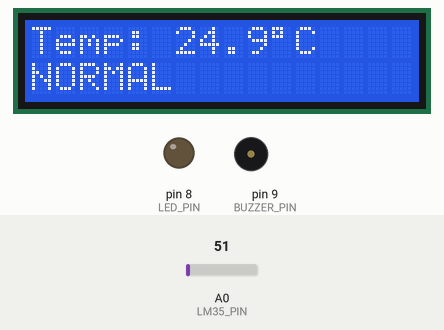
A sketch run on a simulated Arduino Uno, built with avr-gcc and run on an emulated ATmega328P. On the bench: 16×2 character LCD, output pins drawn as LEDs (lit = HIGH), buzzer (waves = sounding, pin HIGH). The test bench sets the inputs (shaded band); at power-on: A0 (LM35_PIN) = 51. What the sketch prints to the serial monitor is not drawn.

Above: at 3.2 s.
3.3 s: A0 (LM35_PIN) set to 59
At 4.7 s:
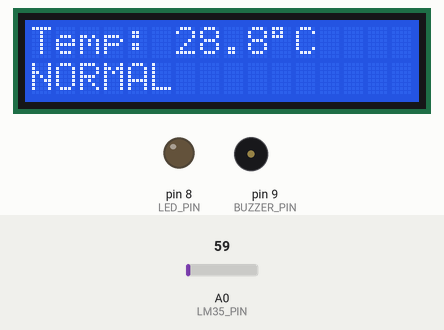
5.5 s: A0 (LM35_PIN) set to 69
At 6.6 s:
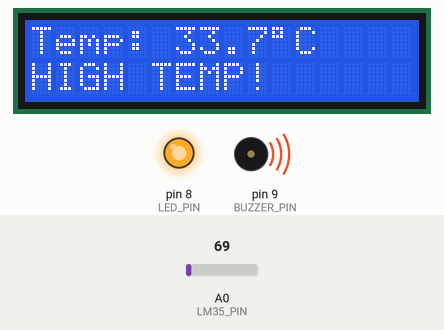
7.5 s: A0 (LM35_PIN) set to 61
At 8.5 s:
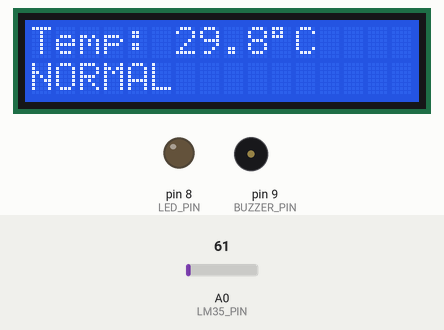
Timing chart, 0 to 10.5 s (numbered marks = the images above; inputs shaded):
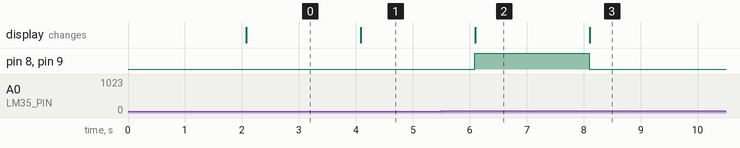

Measured:
- the behaviour switches between 61 and 62 on A0 (LM35_PIN) (found by bisection; images 1 and 2)
- after the input at 3.3 s, the display: changes after 0.78 s (image 1)
- after the input at 5.5 s, pin 8 (LED_PIN), pin 9 (BUZZER_PIN): LOW → HIGH after 0.59 s; the display: changes after 0.59 s (image 2)
- after the input at 7.5 s, pin 8 (LED_PIN), pin 9 (BUZZER_PIN): HIGH → LOW after 0.60 s; the display: changes after 0.61 s (image 3)

The sketch:

sketch_oct4a.ino
```cpp
#include <LiquidCrystal.h>

// LCD pins: RS, EN, D4, D5, D6, D7
LiquidCrystal lcd(12, 11, 5, 4, 3, 2);

// Component pins
const int LM35_PIN = A0;
const int LED_PIN = 8;
const int BUZZER_PIN = 9;

// Temperature limit
const float TEMP_LIMIT = 30.0;

void setup()
{
    // Set output pins
    pinMode(LED_PIN, OUTPUT);
    pinMode(BUZZER_PIN, OUTPUT);

    // Start LCD
    lcd.begin(16, 2);

    // Start Serial Monitor
    Serial.begin(9600);

    lcd.setCursor(0, 0);
    lcd.print("Temperature");
    lcd.setCursor(0, 1);
    lcd.print("Monitoring...");

    delay(2000);
    lcd.clear();
}

void loop()
{
    // Read LM35
    int sensorValue = analogRead(LM35_PIN);

    // Convert ADC value to voltage
    float voltage = sensorValue * (5.0 / 1023.0);

    // LM35: 10 mV = 1 degree Celsius
    float temperature = voltage * 100.0;

    // Display temperature
    lcd.setCursor(0, 0);
    lcd.print("Temp: ");
    lcd.print(temperature, 1);
    lcd.print((char)223);
    lcd.print("C   ");

    // Check temperature
    if (temperature >= TEMP_LIMIT)
    {
        // High temperature
        digitalWrite(LED_PIN, HIGH);
        digitalWrite(BUZZER_PIN, HIGH);

        lcd.setCursor(0, 1);
        lcd.print("HIGH TEMP!     ");

        Serial.println("WARNING: High Temperature!");
    }
    else
    {
        // Normal temperature
        digitalWrite(LED_PIN, LOW);
        digitalWrite(BUZZER_PIN, LOW);

        lcd.setCursor(0, 1);
        lcd.print("NORMAL         ");

        Serial.println("Temperature Normal");
    }

    // Display on Serial Monitor
    Serial.print("Temperature: ");
    Serial.print(temperature);
    Serial.println(" C");

    delay(1000);
}
```
